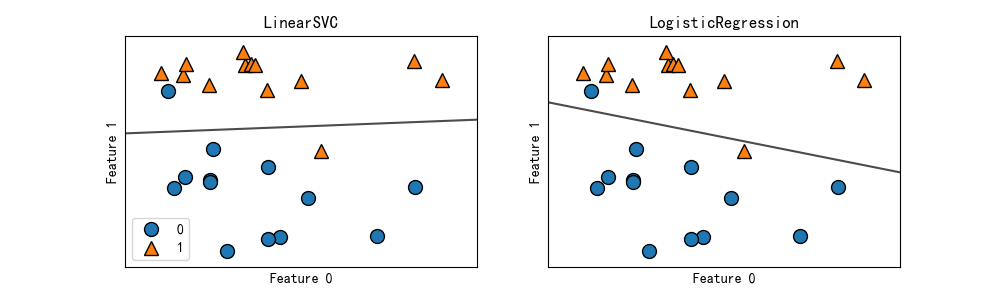

Write the Python code that produced this figure.
from mglearn.datasets import make_forge
from mglearn.plot_2d_separator import plot_2d_separator
from sklearn.linear_model import LogisticRegression
from sklearn.svm import LinearSVC

from myImport import *

if __name__ == '__main__':

    X, y = make_forge()
    fig, axes = plt.subplots(1, 2, figsize=(10, 3))
    for model, ax in zip([LinearSVC(), LogisticRegression()], axes):
        clf = model.fit(X, y)
        plot_2d_separator(clf, X, fill=False, eps=0.5, ax=ax, alpha=.7)
        mglearn.discrete_scatter(X[:, 0], X[:, 1], y, ax=ax)
        ax.set_title("{}".format(clf.__class__.__name__))
        ax.set_xlabel("Feature 0")
        ax.set_ylabel("Feature 1")
    axes[0].legend()
    plt.savefig("LinearSVC_LogisticRegression.png")
    plt.show()
